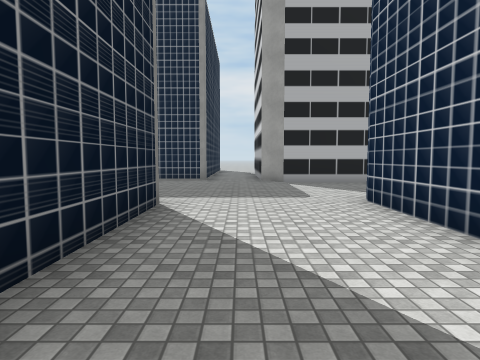
view 1 (above)

24 first-person views from a walk through a scene from a Unity 3-D project. The camera is 1.5 m above the floor, tilts 4° down and sees 75° across. The floor is counted in squares, 2 m on a side. Each view is taken from the middle of a square. On the plan, view 1 faces up. The plan holds only what a view shows up to about 10 squares ahead; the rest is blank. The place goes on beyond the plan. Some surface patterns are stand-ins.

view 2
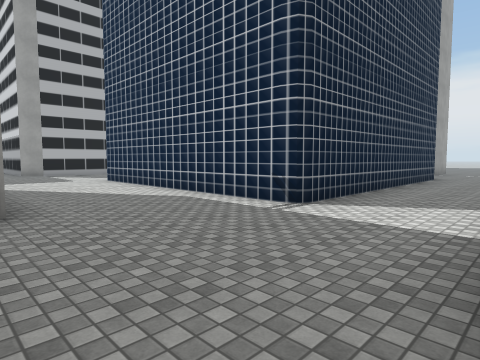

view 3
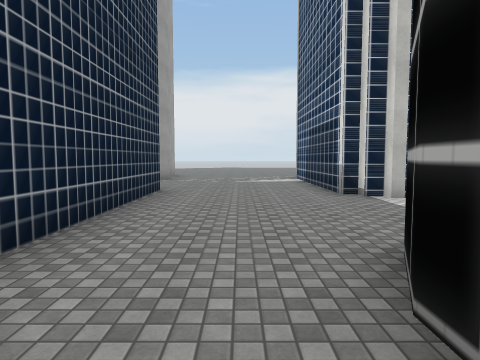

view 4
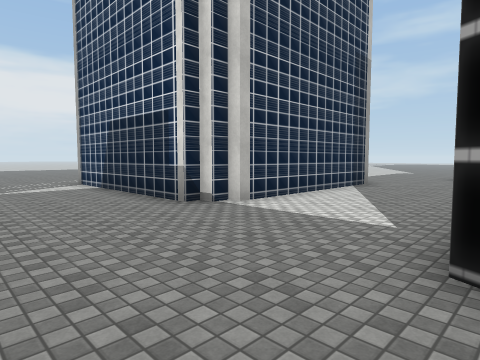

view 5
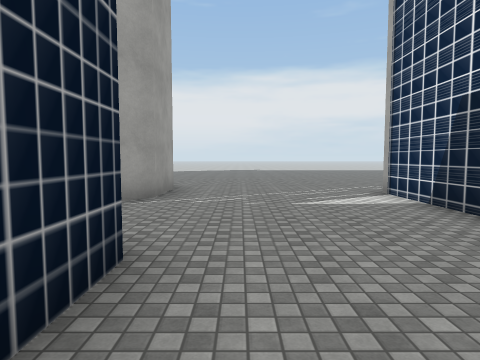

view 6
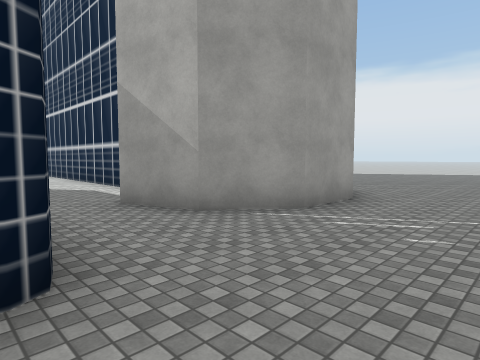

view 7
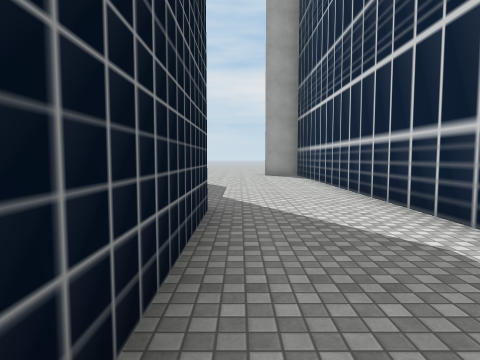

view 8
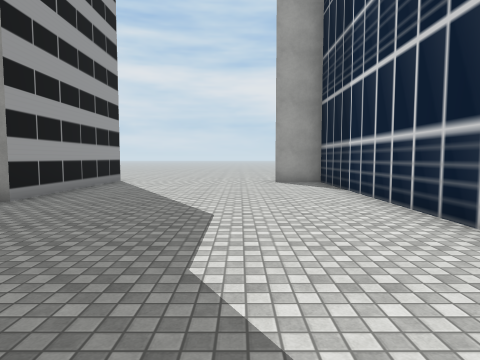

view 9
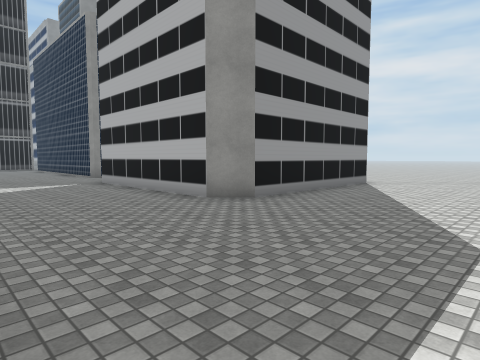

view 10
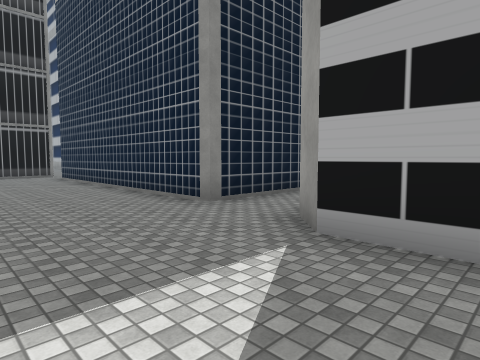

view 11
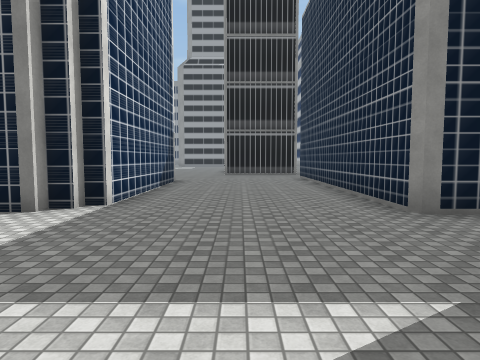

view 12
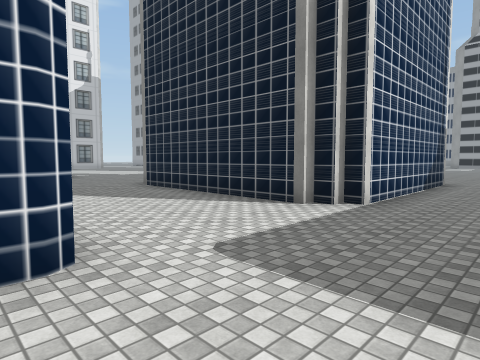

view 13
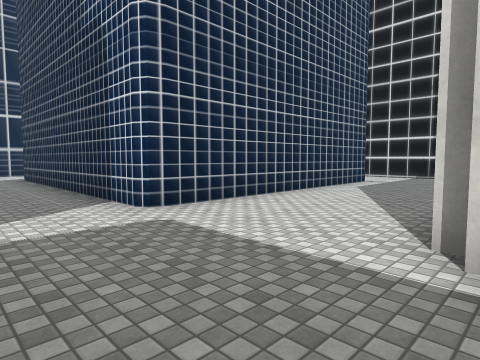

view 14
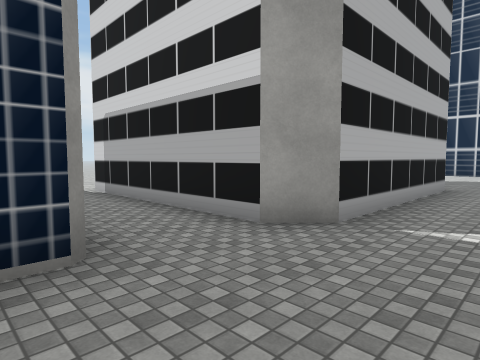

view 15
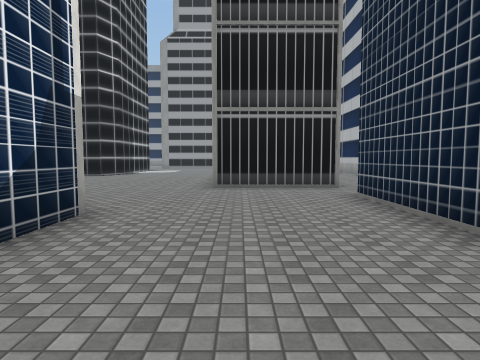

view 16
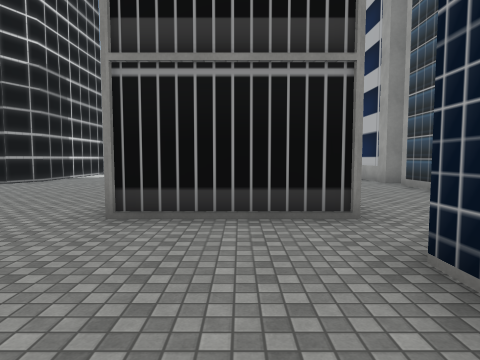

view 17
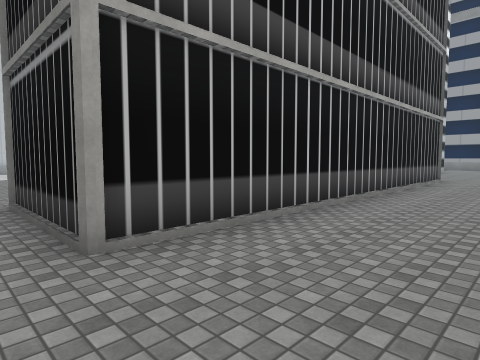

view 18
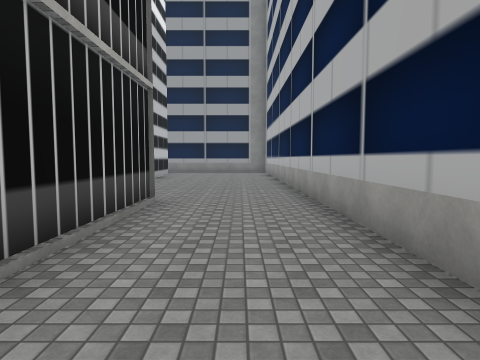

view 19
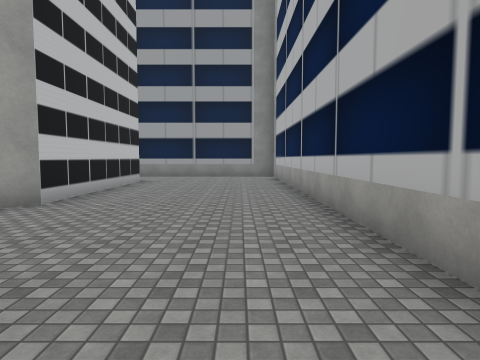

view 20
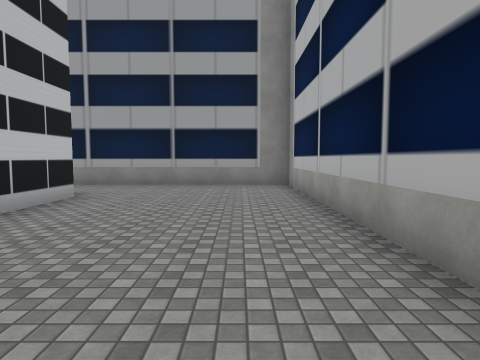

view 21
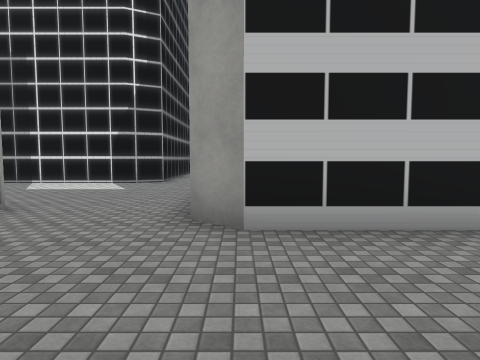

view 22
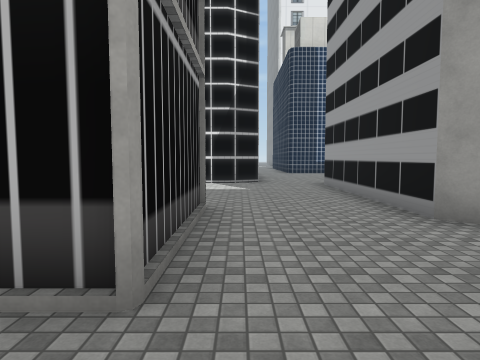

view 23
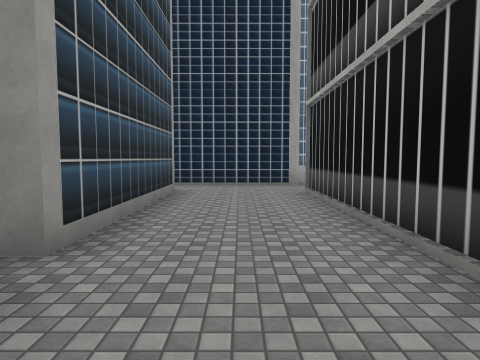

view 24
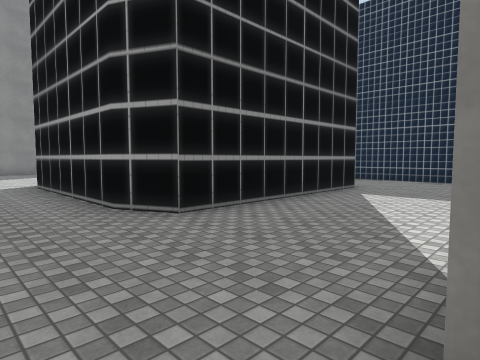

### Floor plan
Points are (right, up) in squares from view 1. A wall is a line through its corners. A room is listed if a view was taken in it or the views show most of it. See-through windows are left out.
Room 1 (views 1, 2, 3, 4, 5, 6, 7, 8, 9, 10, 11, 12, 13, 14, 15, 16, 17, 18, 19, 20, 21, 22, 23, 24)
walls: (-7.4, 5.9) (-2, 5.9) (-2, 5.5) (-1.6, 5.5) (-1.6, 5.1); (-1.3, 5.2) (-1.3, -0.2); (-17, 2.6) (-16.1, 2.1); (2.2, -1.8) (2.2, 5.4); (-9.4, 10.6) (-9.4, 13.9); (2.2, 5.3) (2.4, 5.9) (10, 5.9); (4, -4.8) (4.4, -4.8) (5.4, -5.3) (5.4, -10.6) (4.5, -11.1) (-0.1, -11.1); (-1.2, 10.3) (-9.2, 10.3); (-10.9, 13.4) (-15.7, 13.4) (-15.7, 13.9); (-22.6, 2.1) (-21.6, 2.6) (-17.9, 2.6); (-1.1, 13.1) (-1.1, 10.6); (-21.4, 7.4) (-21.4, 10.4) (-10.9, 10.4) (-10.9, 7.4); (-16.3, 13.9) (-16.3, 13.4) (-32.6, 13.4) (-32.6, 10.4); (9.5, -6.5) (9.5, -6.1) (14.9, -6.1); (10.4, -2.1) (2.5, -2.1); (10.5, 5.4) (10.5, 1.5); (8.8, -12.3) (8.8, -6.8) (9.1, -6.8) (9.1, -6.4); (7, 14.5) (7, 10.4) (6.4, 9.7) (1.4, 9.7) (0.7, 10.4) (0.7, 14.5); (13.5, 3.9) (13.5, 14.5); (15.7, -1.4) (14, -1.4) (12.7, -0.4) (12.2, 1.2); (-30.1, 8.8) (-25, 8.8) (-24.4, 8.2) (-24.4, 3.1)
ways out: opening at (-31.5, 10.5); opening at (-23.5, 3.5)

Where each view was taken, in squares from view 1:
view 1: 0 up, 0 right, facing up
view 2: 5 down, 2 left, facing up-right
view 3: 4 down, 3 right, facing right
view 4: 3 down, 5 right, facing down-right
view 5: 3 down, 8 right, facing right
view 6: 4 down, 10 right, facing up-right
view 7: 1 up, 11 right, facing up
view 8: 5 up, 11 right, facing up
view 9: 6 up, 11 right, facing up-left
view 10: 7 up, 3 right, facing up-left
view 11: 8 up, 3 right, facing left
view 12: 8 up, 3 right, facing down-left
view 13: 8 up, 2 left, facing down-right
view 14: 8 up, 2 left, facing up-right
view 15: 8 up, 3 left, facing left
view 16: 9 up, 7 left, facing left
view 17: 13 up, 10 left, facing down-left
view 18: 12 up, 16 left, facing left
view 19: 12 up, 20 left, facing left
view 20: 12 up, 24 left, facing left
view 21: 12 up, 25 left, facing down
view 22: 12 up, 22 left, facing down
view 23: 12 up, 18 left, facing right
view 24: 13 down, 9 right, facing up-left
